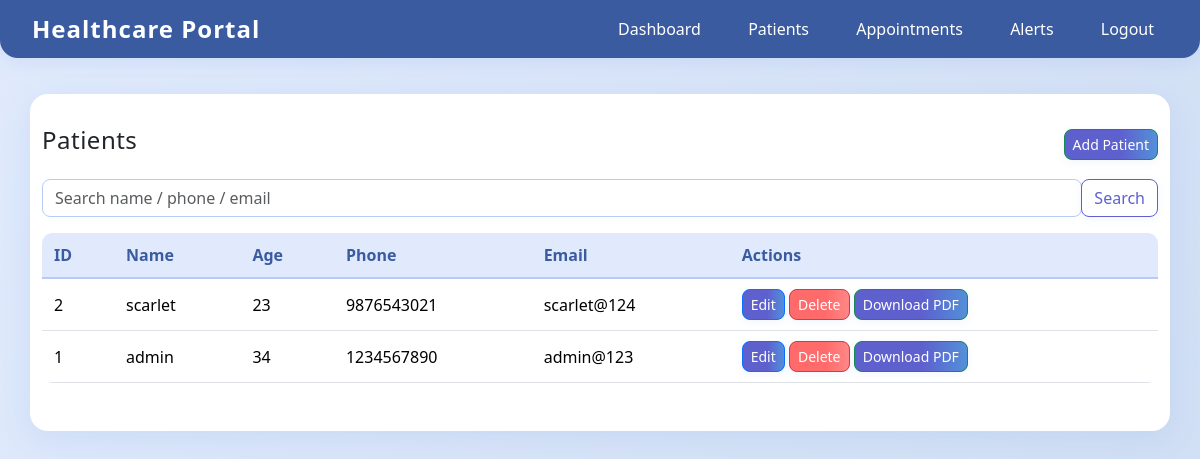
/patients (signed in), run on an earlier commit of the app's database.
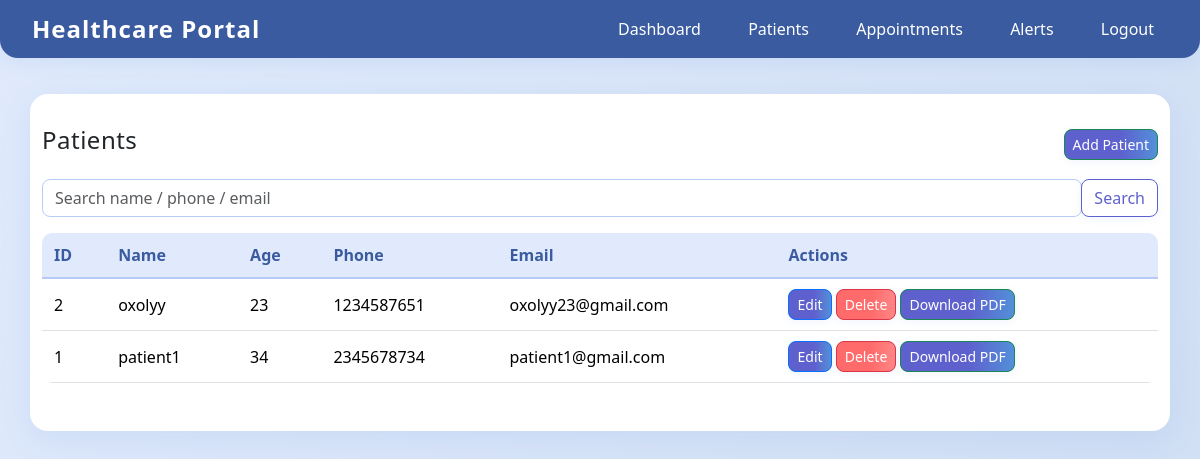
And on a later commit of the database.
### tables this page shows
CREATE TABLE patients (
        id INTEGER PRIMARY KEY AUTOINCREMENT,
        name TEXT NOT NULL,
        age INTEGER,
        gender TEXT,
        phone TEXT,
        email TEXT,
        notes TEXT
    );

### app.py (the view)
@app.route('/patients')
@login_required
def patients():
    db = get_db()
    q = request.args.get('q', '').strip()
    if q:
        rows = db.execute("SELECT * FROM patients WHERE name LIKE ? OR phone LIKE ? OR email LIKE ? ORDER BY id DESC",
                          (f'%{q}%', f'%{q}%', f'%{q}%')).fetchall()
    else:
        rows = db.execute("SELECT * FROM patients ORDER BY id DESC").fetchall()
    return render_template('patients.html', patients=rows, q=q)

### app.py (called while the page is built)
def get_db():
    db = getattr(g, '_database', None)
    if db is None:
        db = g._database = sqlite3.connect(DB_PATH)
        db.row_factory = sqlite3.Row
    return db

@app.teardown_appcontext
def close_connection(exception):
    db = getattr(g, '_database', None)
    if db is not None:
        db.close()

def login_required(fn):
    from functools import wraps
    @wraps(fn)
    def wrapper(*args, **kwargs):
        if 'user' not in session:
            flash('Please login first', 'warning')
            return redirect(url_for('login'))
        return fn(*args, **kwargs)
    return wrapper

### templates/patients.html (shortened to what this page needs)
{% extends "base.html" %}
{% block content %}
<div class="d-flex justify-content-between align-items-center mb-3">
  <h4>Patients</h4>
  <div>
    <a href="{{ url_for('add_patient') }}" class="btn btn-success btn-sm">Add Patient</a>
  </div>
</div>
<form method="get" class="mb-3">
  <div class="input-group">
    <input name="q" class="form-control" placeholder="Search name / phone / email" value="{{ q }}">
    <button class="btn btn-outline-secondary">Search</button>
  </div>
</form>
<table class="table table-sm table-hover">
  <thead>
    <tr>
      <th>ID</th>
      <th>Name</th>
      <th>Age</th>
      <th>Phone</th>
      <th>Email</th>
      <th>Actions</th>
    </tr>
  </thead>
  <tbody>
    {% for p in patients %}
      <tr>
        <td>{{ p['id'] }}</td>
        <td>{{ p['name'] }}</td>
        <td>{{ p['age'] or '-' }}</td>
        <td>{{ p['phone'] or '-' }}</td>
        <td>{{ p['email'] or '-' }}</td>
        <td>
          <a href="{{ url_for('edit_patient', pid=p['id']) }}" class="btn btn-sm btn-primary">Edit</a>
          <form method="post" action="{{ url_for('delete_patient', pid=p['id']) }}" style="display:inline" onsubmit="return confirm('Delete patient?');">
            <button class="btn btn-sm btn-danger">Delete</button>
          </form>
          <a href="{{ url_for('download_patient_pdf', pid=p['id']) }}" class="btn btn-sm btn-success">Download PDF</a>
        </td>
      </tr>
    {% endfor %}
  </tbody>
</table>
{% endblock %}

What changed in the data, as far as the page shows it:
changed patients id 2: name "scarlet" → "oxolyy"; phone "9876543021" → "1234587651"; email "scarlet@124" → "oxolyy23@gmail.com"
changed patients id 1: name "admin" → "patient1"; phone "1234567890" → "2345678734"; email "admin@123" → "patient1@gmail.com"
